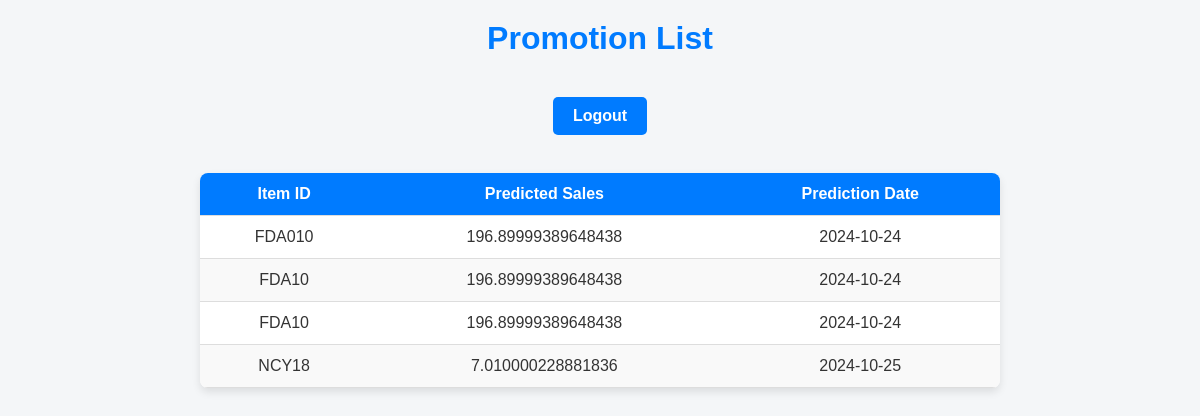
The page /promotion_list (signed in) on the database its author committed.
### app.py (models this page shows)
class Sale(db.Model):
    sales_id = db.Column(db.Integer, primary_key=True)  # Primary Key
    item_id = db.Column(db.Integer, nullable=False)  # Item ID related to the sale
    outlet_id = db.Column(db.Integer, db.ForeignKey('outlet.outlet_id'), nullable=False)  # Foreign Key referencing Outlets
    date = db.Column(db.Date, nullable=False, default=date.today)  # Date of the sale
    sales = db.Column(db.Float, nullable=False)  # Amount of sales

### app.py (the view)
@app.route('/promotion_list')
def promotion_list():
    if 'username' not in session:
        return redirect(url_for('login'))
    promotion_sales = db.session.query(Sale).filter(Sale.sales < 200).all()
    promotion_data = []
    for sale in promotion_sales:
        promotion_data.append({
            'item_id': sale.item_id,
            'predicted_sales': sale.sales,
            'prediction_date': sale.date
        })
    return render_template('promotion_list.html', promotions=promotion_data)

### templates/promotion_list.html (shortened to what this page needs)
<!DOCTYPE html>
<html lang="en">
<head>
    <link rel="stylesheet" href="{{ url_for('static', filename='css/promotionStyle.css') }}">
</head>
<body>
    <h1>Promotion List</h1>
    <center><a href="{{ url_for('logout') }}" style="display: inline-block; padding: 10px 20px; background-color: #007bff; color: #fff; text-decoration: none; border-radius: 5px; font-weight: bold;">Logout</a></center>
       <br>
    {% if promotions %}
        <table>
            <thead>
                <tr>
                    <th>Item ID</th>
                    <th>Predicted Sales</th>
                    <th>Prediction Date</th>
                </tr>
            </thead>
            <tbody>
                {% for promotion in promotions %}
                    <tr>
                        <td>{{ promotion.item_id }}</td>
                        <td>{{ promotion.predicted_sales }}</td>
                        <td>{{ promotion.prediction_date }}</td>
                    </tr>
                {% endfor %}
            </tbody>
        </table>
    {% else %}
        <p>No promotions available at the moment.</p>
    {% endif %}
</body>
</html>

### static/css/promotionStyle.css (style rules this page uses)
* { margin: 0; padding: 0; box-sizing: border-box; font-family: Arial, sans-serif; }
body { background-color: #f4f6f8; color: #333; display: flex; flex-direction: column; align-items: center; padding: 20px; }
h1 { font-size: 2rem; margin-bottom: 20px; color: #007bff; text-align: center; }
table { width: 100%; max-width: 800px; margin: 20px auto; border-collapse: collapse; box-shadow: 0 4px 8px rgba(0, 0, 0, 0.1); background-color: #fff; border-radius: 8px; overflow: hidden; }
th, td { padding: 12px 15px; text-align: center; border-bottom: 1px solid #ddd; }
th { background-color: #007bff; color: #fff; font-weight: bold; }
tr:nth-child(even) { background-color: #f9f9f9; }
a { display: inline-block; margin-top: 20px; padding: 10px 20px; background-color: #007bff; color: #fff; text-decoration: none; border-radius: 5px; transition: background-color 0.3s ease; }

### rows shown on the page
Sale: item_id "FDA010", predicted_sales "196.89999389648438", prediction_date "2024-10-24"
Sale: item_id "FDA10", predicted_sales "196.89999389648438", prediction_date "2024-10-24"
Sale: item_id "FDA10", predicted_sales "196.89999389648438", prediction_date "2024-10-24"
Sale: item_id "NCY18", predicted_sales "7.010000228881836", prediction_date "2024-10-25"
